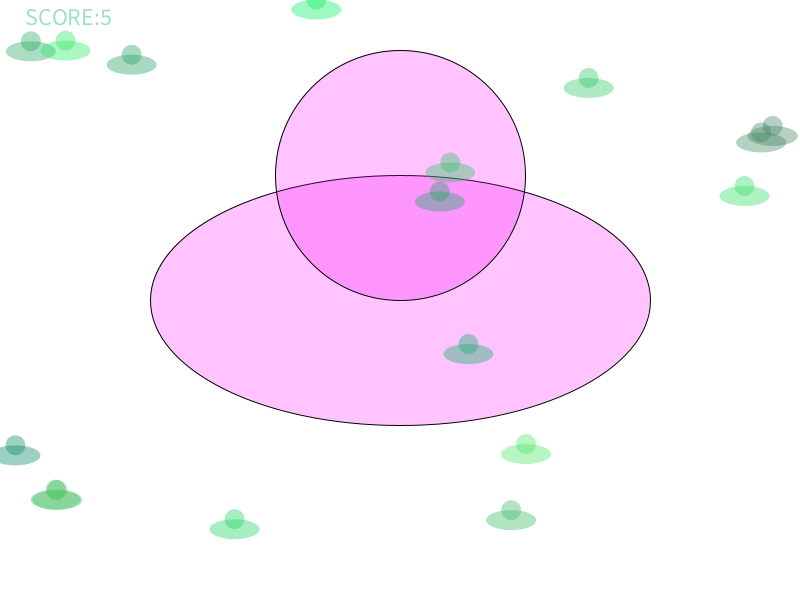
Frame 1 (no input)
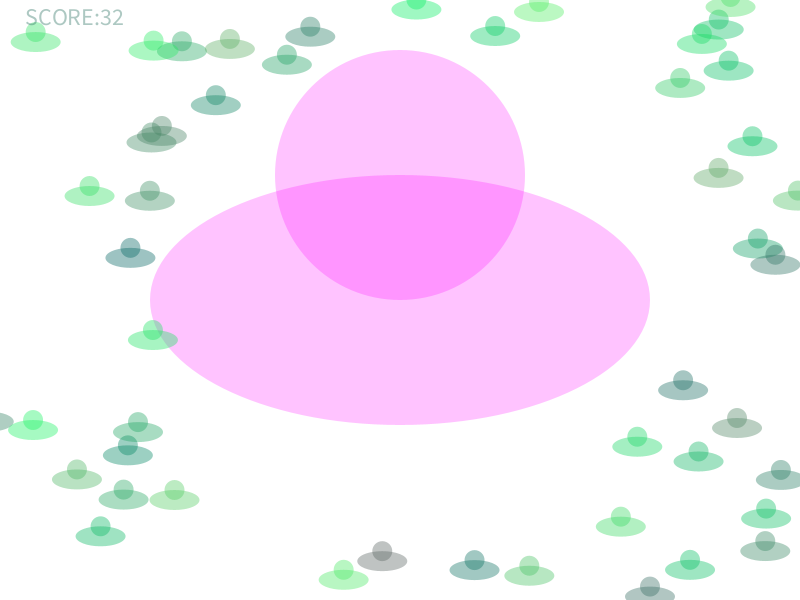
Frame 60 (the mouse pressed at the canvas centre just before this capture)
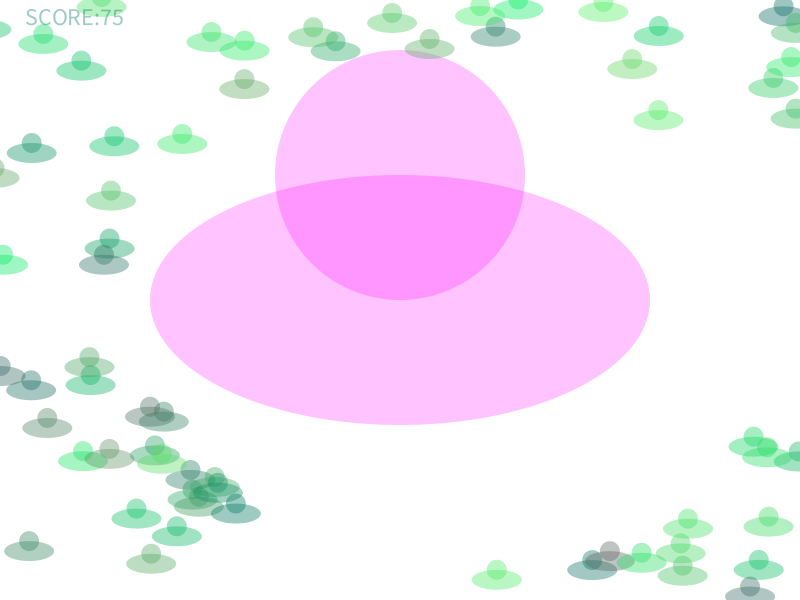
Frame 120 (the mouse held since frame 60 and released just before this capture)

The Processing sketch that drew these frames (run headless with seeded random() and noise(); from frame 60 on, the mouse is pressed at the canvas centre):

// Processing sketch: arrayListPracticeShipsPlus
// ── arrayListPracticeShipsPlus.pde
ArrayList<Ship> myShips = new ArrayList<Ship>(); 
Player myPlayer; 
int score = 0; 

void setup() {
  size(800, 600); 
  myPlayer = new Player(); 
  for (int i =0; i<20; i++) myShips.add(new Ship());
}

void draw() {
  //if(frameCount%30==0)
    myShips.add(new Ship());
  background(255);
  myPlayer.drawPlayer(); 
  myPlayer.move();
  myPlayer.checkBoundaries(); 
  for (int i = 0; i<myShips.size(); i++) {
    Ship s = myShips.get(i);
    s.drawShip(); 
    s.move(); 
    if (dist(myPlayer.xPos, myPlayer.yPos, s.xPos, s.yPos)<250) {
      println("collision detected: " + i); 
      myShips.remove(i);
      score ++;
    }
  }
  textSize(24); 
  text("SCORE:" + score, 25, 25);
}

// ── Player.pde
class Player {
  float xPos, yPos; 
  float xSpeed, ySpeed; 
  int size; 
  Player() {
    xPos = width/2; 
    yPos = height/2; 
    size = 250;
  }
  void move() {
    xPos += xSpeed; 
    yPos += ySpeed; 
    if (keyPressed) {
      if (keyCode == UP) ySpeed = -5; 
      else if (keyCode == DOWN) ySpeed = 5; 
      else if (keyCode == LEFT) xSpeed = -5; 
      else if (keyCode == RIGHT) xSpeed = 5;
    } else {
      xSpeed = 0; 
      ySpeed = 0;
    }
  }
  void checkBoundaries() {
    if (xPos > width -20) xPos = width -20;
    if (xPos < 20) xPos = 20;
    if (yPos > height -10) yPos = height -10;
    if (yPos < 20) yPos = 20;
  }
  void drawPlayer() {
    fill(255, 0, 255, 60); 
    ellipse(xPos, yPos, size*2, size); 
    ellipse(xPos, yPos-size/2, size, size);
  }
}

// ── Ship.pde
class Ship {
  color c; 
  float xPos, yPos; 
  float xSpeed; 
  Ship() {
    c = color(random(0, 100), random(100, 244), 100); 
    xPos = random(0, width); 
    yPos = random(0, height); 
    xSpeed = random (1, 4);
  }
  void drawShip() {
    noStroke(); 
    fill(c, 100); 
    ellipse(xPos, yPos, 50, 20); 
    ellipse(xPos, yPos-10, 20, 20);
  }
  void move() {
    xPos = xPos + xSpeed; 
    if (xPos > width) xPos = -20;
  }
}
